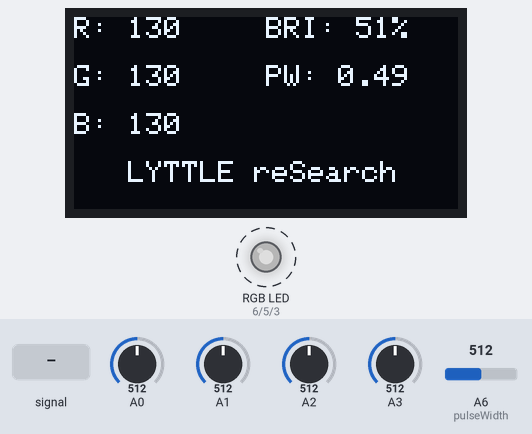
This sketch was run on a simulated Arduino Nano, built with avr-gcc and run on an emulated ATmega328P. On the bench: 128×64 one-colour display, an RGB LED mixed from three pins (HIGH = lit). Dashed ring = blinking. The inputs (shaded band) are chosen by the test bench; at power-on: A6 (pulseWidth) = 512, A0 = 512, A1 = 512, A2 = 512, A3 = 512. Dim RGB values are drawn brighter than linear; what the sketch prints to the serial monitor is not drawn.

Above: at 1.28 s.
1.3 s: A6 (pulseWidth) fed a 200 Hz sine of ±81 counts around its level
At 2.65 s:
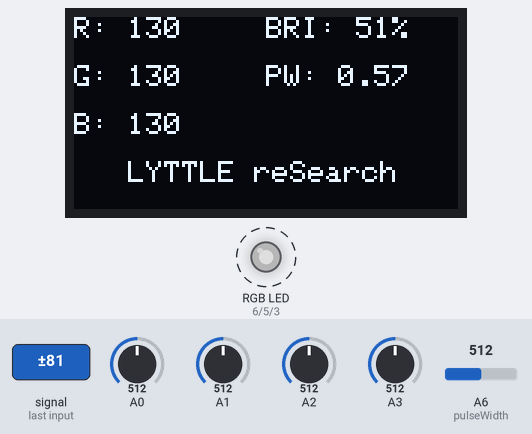
3.1 s: A6 (pulseWidth) set to 10
At 3.8 s:
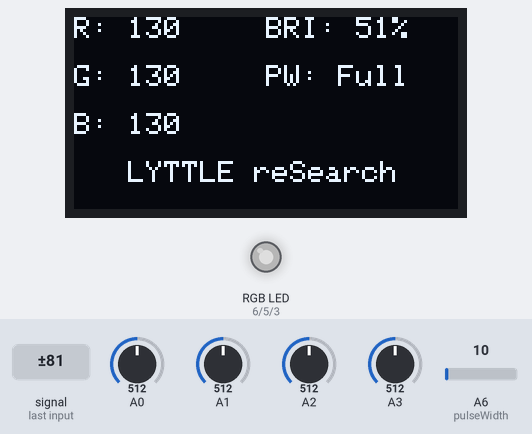
4.6 s: A0 set to 306
At 5.3 s:
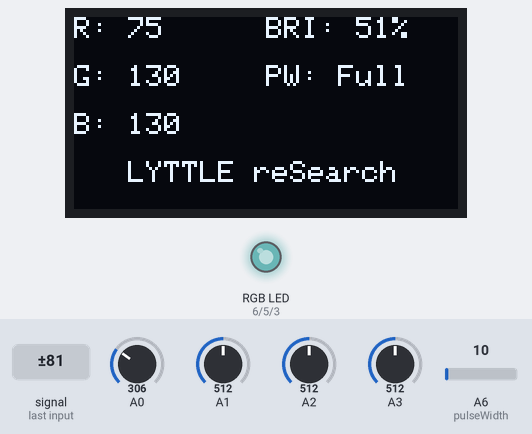
6.1 s: A1 set to 306
At 6.6 s:
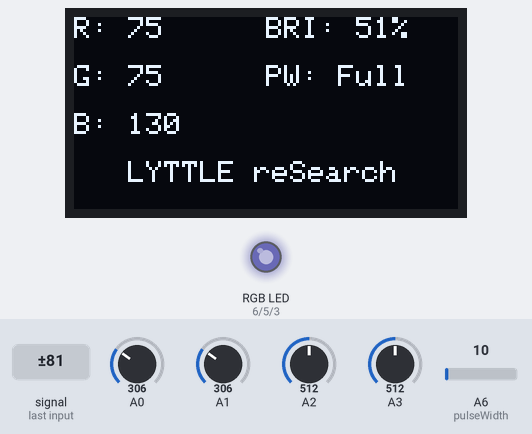
7.6 s: A2 set to 306
At 8.0 s:
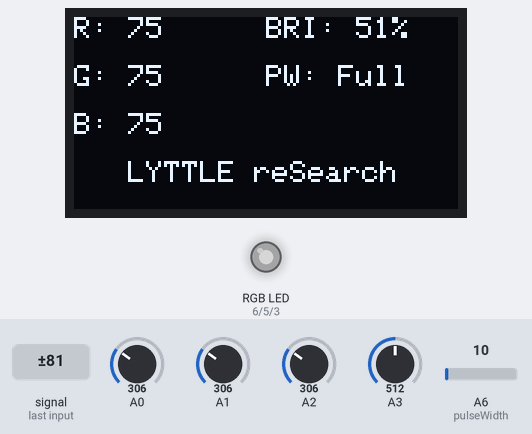
9.1 s: A0 set to 10
At 10.5 s:
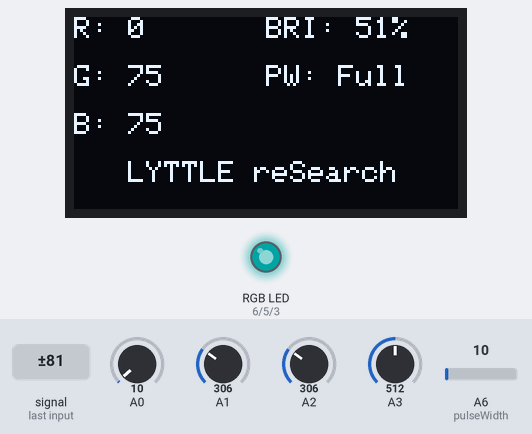
Timing chart, 0 to 11.6 s (numbered marks = the images above; inputs shaded):
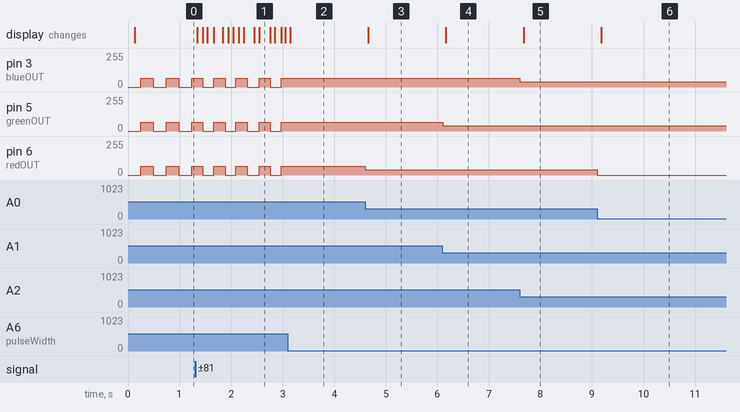

The sketch:

RGBController4.ino
```cpp
/*
 * Project Name: Arduino Nano RGB Controller
 * Compile Date: 2026-09-29
 */

#include <Wire.h>
#include <Adafruit_GFX.h>
#include <Adafruit_SSD1306.h>

#define SCREEN_WIDTH 128
#define SCREEN_HEIGHT 64
#define OLED_RESET    -1
Adafruit_SSD1306 display(SCREEN_WIDTH, SCREEN_HEIGHT, &Wire, OLED_RESET);

// Pin Mappings as specified
const int redIN     = A0;
const int greenIN   = A1;
const int blueIN    = A2;
const int brightness= A3;
const int pulseWidth= A6;

const int redOUT    = 6;
const int greenOUT  = 5;
const int blueOUT   = 3;

// Timing variables for non-blocking execution
unsigned long previousMicros = 0;
unsigned long previousDisplayMillis = 0;
const unsigned long displayInterval = 100; // Refresh OLED every 100ms
bool pulseState = false;

// Stable pot reader with adjustable top threshold to lock out end-of-sweep flicker
int readPot(int pin, int outMin, int outMax, int bottomDeadband = 20, int topThreshold = 980) {
  // Dummy read to let the ADC sample-and-hold capacitor settle
  analogRead(pin);
  delayMicroseconds(5);

  int raw = analogRead(pin);

  // Apply bottom and top deadbands for rock-solid stability at the endpoints
  if (raw <= bottomDeadband) return outMin;
  if (raw >= topThreshold)   return outMax;

  // Map the active middle range cleanly
  return map(raw, bottomDeadband, topThreshold, outMin, outMax);
}

void setup() {
  Serial.begin(115200);

  // --- START INTERNAL ID SNIPPET ---
  Serial.println(F("\n========================================"));
  Serial.print(F("PROJECT:  Arduino Nano RGB Controller\n"));
  Serial.print(F("FILE:     ")); Serial.println(F(__FILE__));
  Serial.print(F("COMPILED: ")); Serial.print(F(__DATE__));
  Serial.print(F(" | "));      Serial.println(F(__TIME__));
  Serial.println(F("========================================\n"));
  // --- END INTERNAL ID SNIPPET ---

  pinMode(redOUT, OUTPUT);
  pinMode(greenOUT, OUTPUT);
  pinMode(blueOUT, OUTPUT);

  // Initialize SSD1306 display over I2C (Address 0x3C)
  if(!display.begin(SSD1306_SWITCHCAPVCC, 0x3C)) {
    Serial.println(F("SSD1306 allocation failed"));
    for(;;);
  }

  display.clearDisplay();
  display.display();
}

void loop() {
  // Read and clean analog inputs with 980 top threshold ensuring instant 255 lock
  int rOut       = readPot(redIN, 0, 255, 20, 980);
  int gOut       = readPot(greenIN, 0, 255, 20, 980);
  int bOut       = readPot(blueIN, 0, 255, 20, 980);
  int briPercent = readPot(brightness, 0, 100, 20, 980);

  // Pulse width read with stable ADC settling and relaxed top threshold
  analogRead(pulseWidth);
  delayMicroseconds(5);
  int pwValRaw   = analogRead(pulseWidth);
  if (pwValRaw <= 20) pwValRaw = 0;
  if (pwValRaw >= 980) pwValRaw = 1023;

  float briMultiplier = briPercent / 100.0;

  // Apply Brightness scaling to final color outputs
  int finalRed = rOut * briMultiplier;
  int finalGreen = gOut * briMultiplier;
  int finalBlue = bOut * briMultiplier;

  // Pulse Width Processing (Linear Mapping)
  bool isPulsing = (pwValRaw > 20);
  float pwSeconds = 0.0;

  if (isPulsing) {
    long pwMillisInt = map(pwValRaw, 21, 1023, 1, 1000);
    pwSeconds = pwMillisInt / 1000.0;

    // Calculate symmetrical half-period in microseconds for high speed accuracy
    unsigned long halfPeriodMicros = (unsigned long)(pwMillisInt * 500UL);
    unsigned long currentMicros = micros();

    if (currentMicros - previousMicros >= halfPeriodMicros) {
      previousMicros = currentMicros;
      pulseState = !pulseState;
    }

    if (!pulseState) {
      finalRed = 0;
      finalGreen = 0;
      finalBlue = 0;
    }
  }

  // Write PWM outputs to pins instantly
  analogWrite(redOUT, finalRed);
  analogWrite(greenOUT, finalGreen);
  analogWrite(blueOUT, finalBlue);

  // --- SEPARATE NON-BLOCKING OLED UPDATE ---
  unsigned long currentMillis = millis();
  if (currentMillis - previousDisplayMillis >= displayInterval) {
    previousDisplayMillis = currentMillis;

    display.clearDisplay();
    display.setTextSize(1);
    display.setTextColor(WHITE);

    // Row 1: R value & BRI value (Y = 0)
    display.setCursor(0, 0);
    display.print(F("R: "));
    display.print(rOut);

    display.setCursor(64, 0);
    display.print(F("BRI: "));
    display.print(briPercent);
    display.print(F("%"));

    // Row 2: G value & PW value (Y = 16)
    display.setCursor(0, 16);
    display.print(F("G: "));
    display.print(gOut);

    display.setCursor(64, 16);
    display.print(F("PW: "));
    if (!isPulsing) {
      display.print(F("Full"));
    } else {
      if (pwSeconds < 0.01) {
        display.print(pwSeconds, 3);
      } else if (pwSeconds < 0.1) {
        display.print(pwSeconds, 3);
      } else {
        display.print(pwSeconds, 2);
      }
    }

    // Row 3: B value (Y = 32)
    display.setCursor(0, 32);
    display.print(F("B: "));
    display.print(bOut);

    // Row 4: LYTTLE reSearch at the bottom (Y = 48)
    display.setCursor(18, 48);
    display.print(F("LYTTLE reSearch"));

    display.display();
  }
}
```

Measured:
- after the input at 1.3 s, the display: changes at once (image 1)
- after the input at 3.1 s, pin 3 (blueOUT), pin 5 (greenOUT), pin 6 (redOUT): stops changing and stays 66/255; the display: changes after 0.05 s (image 2)
- after the input at 4.6 s, pin 6 (redOUT): 66/255 → 38/255 at once; the display: changes after 0.06 s (image 3)
- after the input at 6.1 s, pin 5 (greenOUT): 66/255 → 38/255 at once; the display: changes after 0.07 s (image 4)
- after the input at 7.6 s, pin 3 (blueOUT): 66/255 → 38/255 at once; the display: changes after 0.07 s (image 5)
- after the input at 9.1 s, pin 6 (redOUT): 38/255 → 0/255 at once; the display: changes after 0.08 s (image 6)
- by itself, pin 3 (blueOUT), pin 5 (greenOUT), pin 6 (redOUT): alternates 66/255 for 0.22 s and 0/255 for 0.21 s
